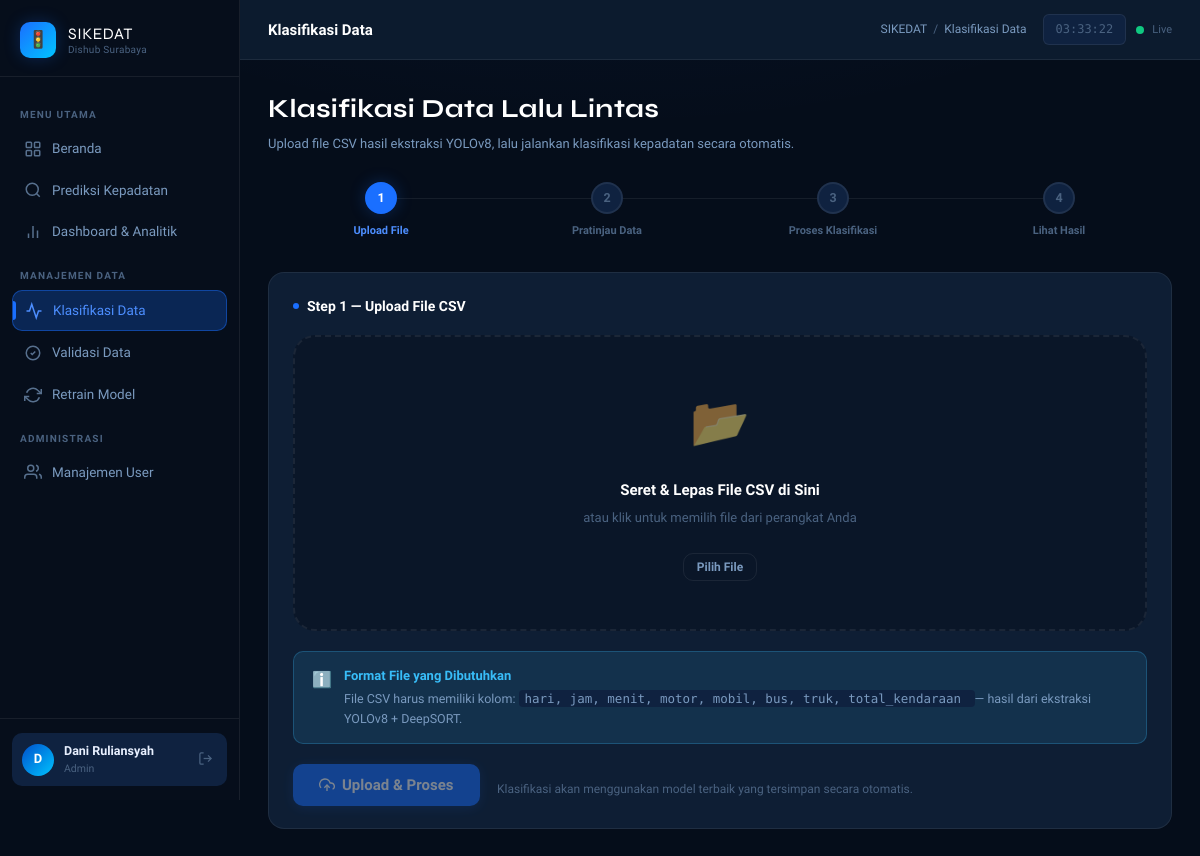
Screenshot of /classifier (signed in) with the database file from the repository.
### models.py (models this page shows, shortened)
class User(UserMixin, db.Model):
    __tablename__ = 'users'
    id           = db.Column(db.Integer, primary_key=True)
    username     = db.Column(db.String(80), unique=True, nullable=False)
    password     = db.Column(db.String(200), nullable=False)  # disimpan ter-hash
    nama_lengkap = db.Column(db.String(150), nullable=True)
    role_id      = db.Column(db.Integer, db.ForeignKey('roles.id'), nullable=False)
    is_active    = db.Column(db.Boolean, default=True)
    created_at   = db.Column(db.DateTime, default=datetime.utcnow)
    dataset_diklasifikasi = db.relationship(
        'Dataset',
        foreign_keys='Dataset.classified_by',
        backref='pengklasifikasi',
        lazy=True
    )
    dataset_divalidasi = db.relationship(
        'Dataset',
        foreign_keys='Dataset.validated_by',
        backref='validator',
        lazy=True
    )
    retrain_dilakukan = db.relationship(
        'RetrainHistory',
        backref='operator',
        lazy=True
    )
    @property
    def has_full_access(self):
        return self.role.akses_penuh if self.role else False

class Role(db.Model):
    __tablename__ = 'roles'
    id          = db.Column(db.Integer, primary_key=True)
    nama        = db.Column(db.String(50), unique=True, nullable=False)
    deskripsi   = db.Column(db.String(200), nullable=True)
    akses_penuh = db.Column(db.Boolean, default=False, nullable=False)
    users = db.relationship('User', backref='role', lazy=True)

### app.py (the view)
@app.route('/classifier', methods=['GET', 'POST'])
@full_access_required
def classifier():
    return render_template('classifier.html', step=1)

### app.py (called while the page is built)
@login_manager.user_loader
def load_user(user_id):
    return User.query.get(int(user_id))

def full_access_required(f):
    @wraps(f)
    def decorated(*args, **kwargs):
        if not current_user.is_authenticated:
            flash('Silakan login untuk mengakses halaman ini.', 'warning')
            return redirect(url_for('auth.login'))
        if not current_user.has_full_access:
            abort(403)
        return f(*args, **kwargs)
    return decorated

@app.context_processor
def inject_globals():
    return {'now': datetime.utcnow()}

### templates/classifier.html (shortened to what this page needs)
{% extends "base.html" %}
{% block page_title %}Klasifikasi Data{% endblock %}
{% block breadcrumb %}Klasifikasi Data{% endblock %}
{% block content %}
<div class="page-header">
  <h1>Klasifikasi Data Lalu Lintas</h1>
  <p>Upload file CSV hasil ekstraksi YOLOv8, lalu jalankan klasifikasi kepadatan secara otomatis.</p>
</div>
<div class="stepper fade-in">
  {% set s = step | default(1) %}
  <div class="step {{ 'active' if s == 1 else ('completed' if s > 1 else '') }}">
    <div class="step-num">{{ '✓' if s > 1 else '1' }}</div>
    <div class="step-label">Upload File</div>
  </div>
  <div class="step {{ 'active' if s == 2 else ('completed' if s > 2 else '') }}">
    <div class="step-num">{{ '✓' if s > 2 else '2' }}</div>
    <div class="step-label">Pratinjau Data</div>
  </div>
  <div class="step {{ 'active' if s == 3 else ('completed' if s > 3 else '') }}">
    <div class="step-num">{{ '✓' if s > 3 else '3' }}</div>
    <div class="step-label">Proses Klasifikasi</div>
  </div>
  <div class="step {{ 'active' if s == 4 else '' }}">
    <div class="step-num">4</div>
    <div class="step-label">Lihat Hasil</div>
  </div>
</div>
<div id="panelUpload" class="card fade-in delay-1"
     style="{{ 'display:none' if step | default(1) > 1 else '' }}">
  <div class="card-header">
    <div class="card-title"><span class="dot"></span>Step 1 — Upload File CSV</div>
  </div>
  <form method="POST" action="{{ url_for('classifier') }}"
        enctype="multipart/form-data" id="uploadForm">
    <div class="upload-zone" id="uploadZone">
      <div class="upload-icon">📂</div>
      <h3>Seret &amp; Lepas File CSV di Sini</h3>
      <p>atau klik untuk memilih file dari perangkat Anda</p>
      <button type="button" class="btn btn-outline btn-sm"
              style="margin-top:8px;position:relative;z-index:1;">
        Pilih File
      </button>
    </div>
    <div class="alert alert-info" style="margin-top: 20px;">
      <span class="alert-icon">ℹ️</span>
      <div class="alert-body">
        <div class="alert-title">Format File yang Dibutuhkan</div>
        <div class="alert-desc">
          File CSV harus memiliki kolom:
          <code style="font-family:var(--font-mono);background:var(--bg-elevated);
                       padding:1px 6px;border-radius:4px;">
            hari, jam, menit, motor, mobil, bus, truk, total_kendaraan
          </code>
          — hasil dari ekstraksi YOLOv8 + DeepSORT.
        </div>
      </div>
    </div>
    <div style="margin-top: 20px;">
      <button type="submit" class="btn btn-primary btn-lg" id="btnUpload" disabled>
        <svg width="16" height="16" viewBox="0 0 24 24" fill="none"
             stroke="currentColor" stroke-width="2">
          <polyline points="16 16 12 12 8 16"/><line x1="12" y1="12" x2="12" y2="21"/>
          <path d="M20.39 18.39A5 5 0 0 0 18 9h-1.26A8 8 0 1 0 3 16.3"/>
        </svg>
        Upload &amp; Proses
      </button>
      <span style="font-size:12px;color:var(--text-muted);margin-left:14px;">
        Klasifikasi akan menggunakan model terbaik yang tersimpan secara otomatis.
      </span>
    </div>
  </form>
</div>
{% endblock %}

### templates/base.html (shortened to what this page needs)
<!DOCTYPE html>
<html lang="id">
<head>
  <link rel="stylesheet" href="{{ url_for('static', filename='css/style.css') }}" />
</head>
<body>
<div class="layout">
  <aside class="sidebar" id="sidebar">
    <div class="sidebar-logo">
      <div class="sidebar-logo-icon">🚦</div>
      <div class="sidebar-logo-text">
        <span class="brand">SIKEDAT</span>
        <span class="sub">Dishub Surabaya</span>
      </div>
    </div>
    <nav class="sidebar-nav">
      <div class="nav-section-label">Menu Utama</div>
      <a href="{{ url_for('index') }}"
         class="nav-item {% if request.endpoint == 'index' %}active{% endif %}">
        <svg class="icon" viewBox="0 0 24 24" fill="none" stroke="currentColor" stroke-width="2">
          <rect x="3" y="3" width="7" height="7" rx="1"/>
          <rect x="14" y="3" width="7" height="7" rx="1"/>
          <rect x="3" y="14" width="7" height="7" rx="1"/>
          <rect x="14" y="14" width="7" height="7" rx="1"/>
        </svg>
        Beranda
      </a>
      <a href="{{ url_for('prediksi') }}"
         class="nav-item {% if request.endpoint == 'prediksi' %}active{% endif %}">
        <svg class="icon" viewBox="0 0 24 24" fill="none" stroke="currentColor" stroke-width="2">
          <circle cx="11" cy="11" r="8"/>
          <line x1="21" y1="21" x2="16.65" y2="16.65"/>
        </svg>
        Prediksi Kepadatan
      </a>
      {% if current_user.is_authenticated %}
      <a href="{{ url_for('dashboard') }}"
         class="nav-item {% if request.endpoint == 'dashboard' %}active{% endif %}">
        <svg class="icon" viewBox="0 0 24 24" fill="none" stroke="currentColor" stroke-width="2">
          <line x1="18" y1="20" x2="18" y2="10"/>
          <line x1="12" y1="20" x2="12" y2="4"/>
          <line x1="6" y1="20" x2="6" y2="14"/>
        </svg>
        Dashboard &amp; Analitik
      </a>
      {% if current_user.has_full_access %}
      <div class="nav-section-label">Manajemen Data</div>
      <a href="{{ url_for('classifier') }}"
         class="nav-item {% if request.endpoint == 'classifier' %}active{% endif %}">
        <svg class="icon" viewBox="0 0 24 24" fill="none" stroke="currentColor" stroke-width="2">
          <polyline points="22 12 18 12 15 21 9 3 6 12 2 12"/>
        </svg>
        Klasifikasi Data
      </a>
      <a href="{{ url_for('validasi') }}"
         class="nav-item {% if request.endpoint == 'validasi' %}active{% endif %}">
        <svg class="icon" viewBox="0 0 24 24" fill="none" stroke="currentColor" stroke-width="2">
          <path d="M9 12l2 2 4-4"/>
          <path d="M21 12c0 4.97-4.03 9-9 9S3 16.97 3 12 7.03 3 12 3s9 4.03 9 9z"/>
        </svg>
        Validasi Data
      </a>
      <a href="{{ url_for('retrain_model') }}"
         class="nav-item {% if request.endpoint == 'retrain_model' %}active{% endif %}">
        <svg class="icon" viewBox="0 0 24 24" fill="none" stroke="currentColor" stroke-width="2">
          <polyline points="23 4 23 10 17 10"/>
          <polyline points="1 20 1 14 7 14"/>
          <path d="M3.51 9a9 9 0 0 1 14.85-3.36L23 10M1 14l4.64 4.36A9 9 0 0 0 20.49 15"/>
        </svg>
        Retrain Model
      </a>
      {% endif %}
      {% if current_user.role and current_user.role.nama == 'admin' %}
      <div class="nav-section-label">Administrasi</div>
      <a href="{{ url_for('users_list') }}"
         class="nav-item {% if 'users' in request.endpoint %}active{% endif %}">
        <svg class="icon" viewBox="0 0 24 24" fill="none" stroke="currentColor" stroke-width="2">
          <path d="M17 21v-2a4 4 0 0 0-4-4H5a4 4 0 0 0-4 4v2"/>
          <circle cx="9" cy="7" r="4"/>
          <path d="M23 21v-2a4 4 0 0 0-3-3.87"/>
          <path d="M16 3.13a4 4 0 0 1 0 7.75"/>
        </svg>
        Manajemen User
      </a>
      {% endif %}
      {% endif %}
    </nav>
    <div class="sidebar-footer">
      {% if current_user.is_authenticated %}
      <div class="sidebar-user">
        <div class="user-avatar">
          {{ current_user.nama_lengkap[0].upper() if current_user.nama_lengkap else current_user.username[0].upper() }}
        </div>
        <div class="user-info">
          <div class="name">{{ current_user.nama_lengkap or current_user.username }}</div>
          <div class="role">{{ current_user.role.nama | capitalize if current_user.role else '—' }}</div>
        </div>
        <a href="{{ url_for('auth.logout') }}" class="logout-btn" title="Keluar">
          <svg width="15" height="15" viewBox="0 0 24 24" fill="none" stroke="currentColor" stroke-width="2">
            <path d="M9 21H5a2 2 0 0 1-2-2V5a2 2 0 0 1 2-2h4"/>
            <polyline points="16 17 21 12 16 7"/>
            <line x1="21" y1="12" x2="9" y2="12"/>
          </svg>
        </a>
      </div>
      {% else %}
      <a href="{{ url_for('auth.login') }}" class="btn btn-primary w-full btn-sm">
        🔐 Login Dishub
      </a>
      {% endif %}
    </div>
  </aside>
  <div class="main-content">
    <header class="topbar">
      <div class="topbar-title">{% block page_title %}{% endblock %}</div>
      <div class="topbar-breadcrumb">
        <span>SIKEDAT</span>
        <span class="sep">/</span>
        <span>{% block breadcrumb %}{% endblock %}</span>
      </div>
      <div class="topbar-actions">
        <div class="topbar-time" id="live-clock">--:--:--</div>
        <div class="flex items-center gap-2">
          <div class="live-dot"></div>
          <span style="font-size:11px;color:var(--text-muted);">Live</span>
        </div>
      </div>
    </header>
    <main class="page-content">
      {% block content %}{% endblock %}
    </main>
  </div>
</div>
</body>
</html>

### rows the page displays
User: nama_lengkap "D", nama_lengkap "Dani Ruliansyah"
Role: role.nama "Admin"

### other values shown
{{ '✓' if s > 1 else '1' }} "1"
{{ '✓' if s > 2 else '2' }} "2"
{{ '✓' if s > 3 else '3' }} "3"
